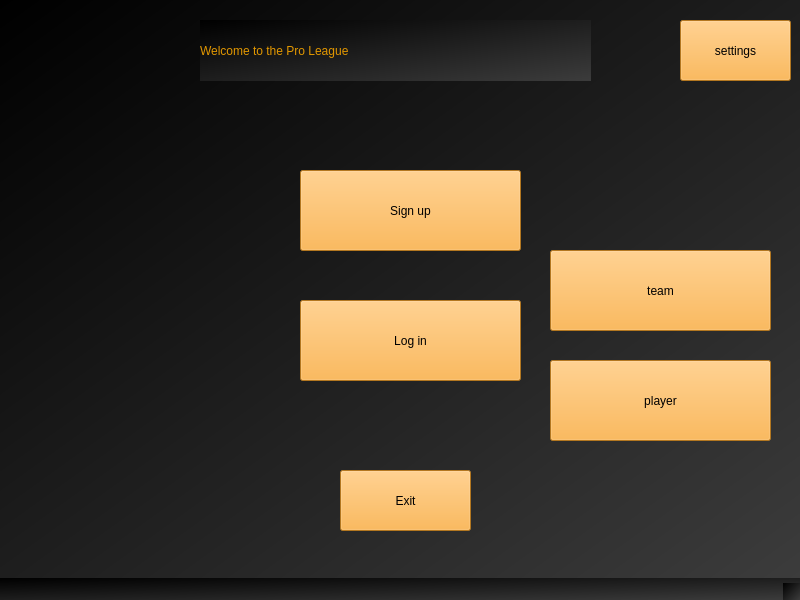
<?xml version="1.0" encoding="UTF-8"?>
<ui version="4.0">
 <class>MainWindow</class>
 <widget class="QMainWindow" name="MainWindow">
  <property name="geometry">
   <rect>
    <x>0</x>
    <y>0</y>
    <width>800</width>
    <height>600</height>
   </rect>
  </property>
  <property name="windowTitle">
   <string>MainWindow</string>
  </property>
  <property name="styleSheet">
   <string notr="true">background-color: qlineargradient(spread:pad, x1:0, y1:0, x2:1, y2:1, stop:0 rgba(0, 0, 0, 255), stop:1 rgba(60, 60, 60, 255));</string>
  </property>
  <widget class="QWidget" name="centralwidget">
   <widget class="QLabel" name="label">
    <property name="geometry">
     <rect>
      <x>200</x>
      <y>20</y>
      <width>391</width>
      <height>61</height>
     </rect>
    </property>
    <property name="styleSheet">
     <string notr="true">font: 700 20pt &quot;Segoe Print&quot;;
color: rgb(226, 151, 0);
border-color: rgb(0, 0, 0);


</string>
    </property>
    <property name="text">
     <string>Welcome to the Pro League</string>
    </property>
   </widget>
   <widget class="QPushButton" name="pushButton">
    <property name="geometry">
     <rect>
      <x>300</x>
      <y>170</y>
      <width>221</width>
      <height>81</height>
     </rect>
    </property>
    <property name="styleSheet">
     <string notr="true">font: 14pt &quot;Showcard Gothic&quot;;
color: rgb(0, 0, 0);
background-color: rgb(251, 167, 45);</string>
    </property>
    <property name="text">
     <string>Sign up</string>
    </property>
   </widget>
   <widget class="QPushButton" name="pushButton_2">
    <property name="geometry">
     <rect>
      <x>340</x>
      <y>470</y>
      <width>131</width>
      <height>61</height>
     </rect>
    </property>
    <property name="styleSheet">
     <string notr="true">font: 14pt &quot;Showcard Gothic&quot;;
color: rgb(0, 0, 0);
background-color: rgb(251, 167, 45);</string>
    </property>
    <property name="text">
     <string>Exit</string>
    </property>
   </widget>
   <widget class="QPushButton" name="pushButton_3">
    <property name="geometry">
     <rect>
      <x>300</x>
      <y>300</y>
      <width>221</width>
      <height>81</height>
     </rect>
    </property>
    <property name="styleSheet">
     <string notr="true">font: 14pt &quot;Showcard Gothic&quot;;
color: rgb(0, 0, 0);
background-color: rgb(251, 167, 45);</string>
    </property>
    <property name="text">
     <string>Log in</string>
    </property>
   </widget>
   <widget class="QPushButton" name="pushButton_4">
    <property name="geometry">
     <rect>
      <x>680</x>
      <y>20</y>
      <width>111</width>
      <height>61</height>
     </rect>
    </property>
    <property name="styleSheet">
     <string notr="true">font: 14pt &quot;Showcard Gothic&quot;;
color: rgb(0, 0, 0);
background-color: rgb(251, 167, 45);</string>
    </property>
    <property name="text">
     <string>settings</string>
    </property>
   </widget>
   <widget class="QPushButton" name="pushButton_5">
    <property name="geometry">
     <rect>
      <x>550</x>
      <y>250</y>
      <width>221</width>
      <height>81</height>
     </rect>
    </property>
    <property name="styleSheet">
     <string notr="true">font: 14pt &quot;Showcard Gothic&quot;;
color: rgb(0, 0, 0);
background-color: rgb(251, 167, 45);</string>
    </property>
    <property name="text">
     <string>team</string>
    </property>
   </widget>
   <widget class="QPushButton" name="pushButton_6">
    <property name="geometry">
     <rect>
      <x>550</x>
      <y>360</y>
      <width>221</width>
      <height>81</height>
     </rect>
    </property>
    <property name="styleSheet">
     <string notr="true">font: 14pt &quot;Showcard Gothic&quot;;
color: rgb(0, 0, 0);
background-color: rgb(251, 167, 45);</string>
    </property>
    <property name="text">
     <string>player</string>
    </property>
   </widget>
  </widget>
  <widget class="QMenuBar" name="menubar">
   <property name="geometry">
    <rect>
     <x>0</x>
     <y>0</y>
     <width>800</width>
     <height>25</height>
    </rect>
   </property>
  </widget>
  <widget class="QStatusBar" name="statusbar"/>
 </widget>
 <resources/>
 <connections/>
</ui>
